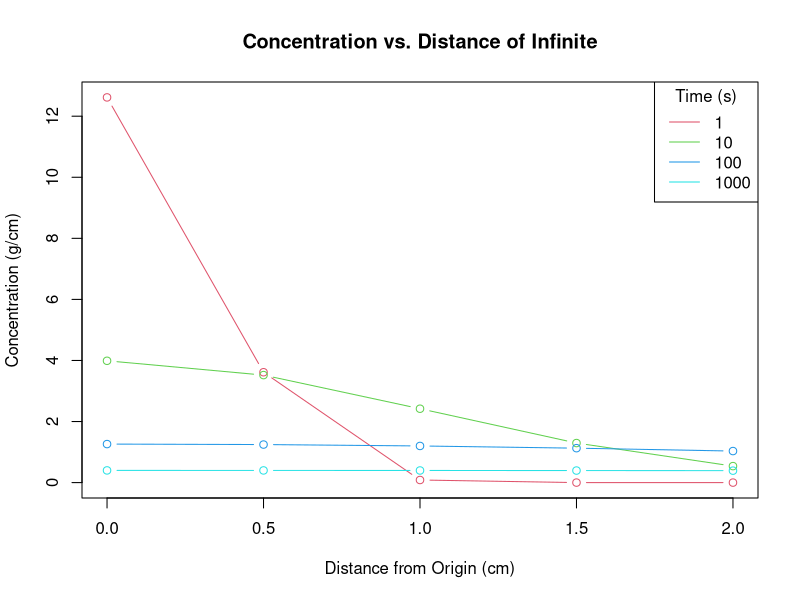
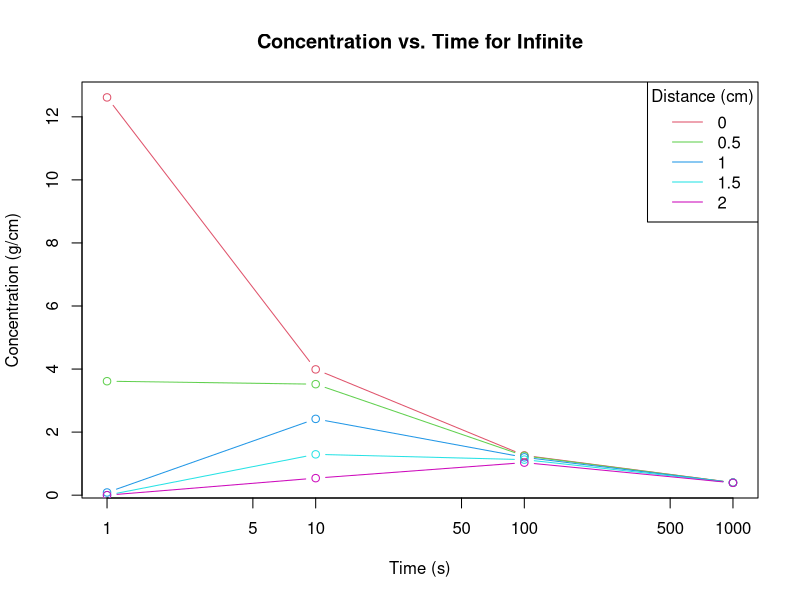
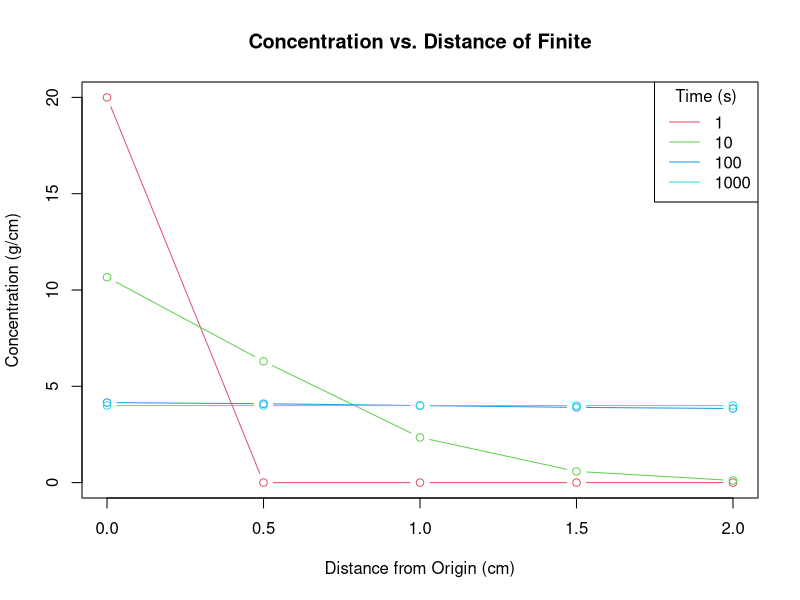
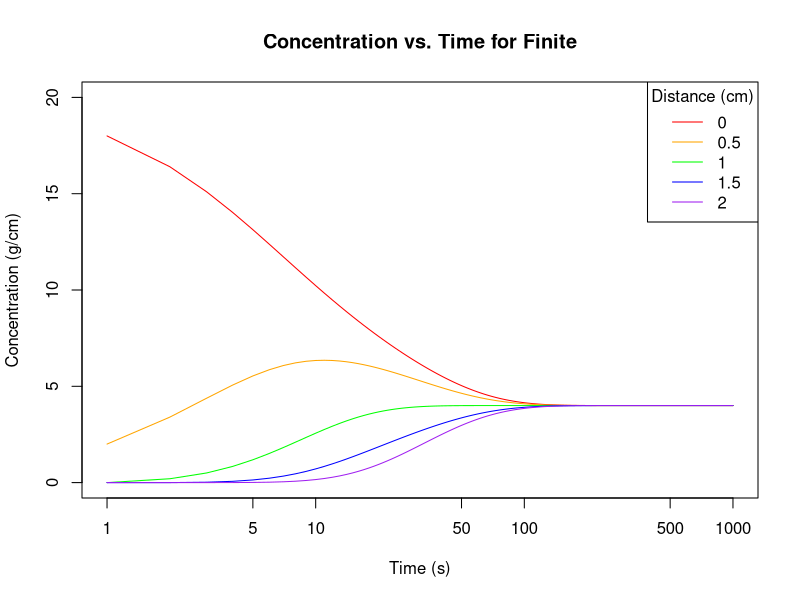
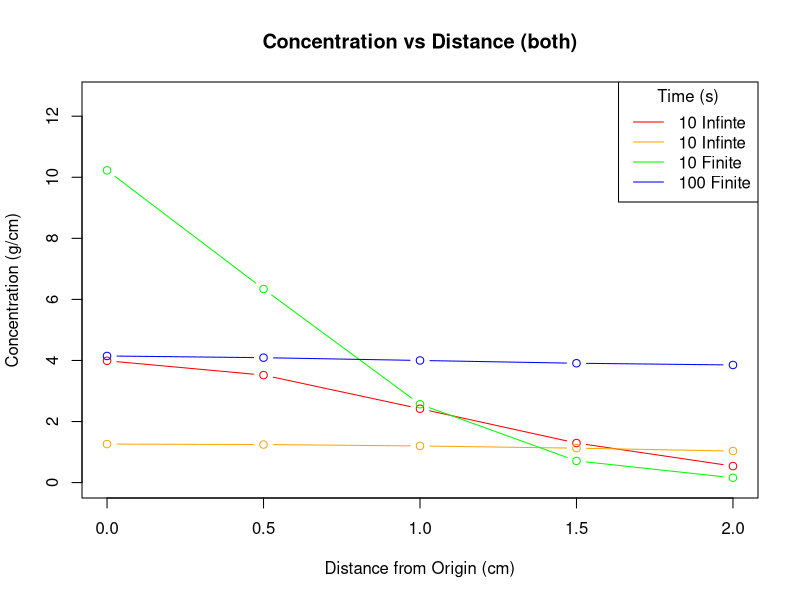
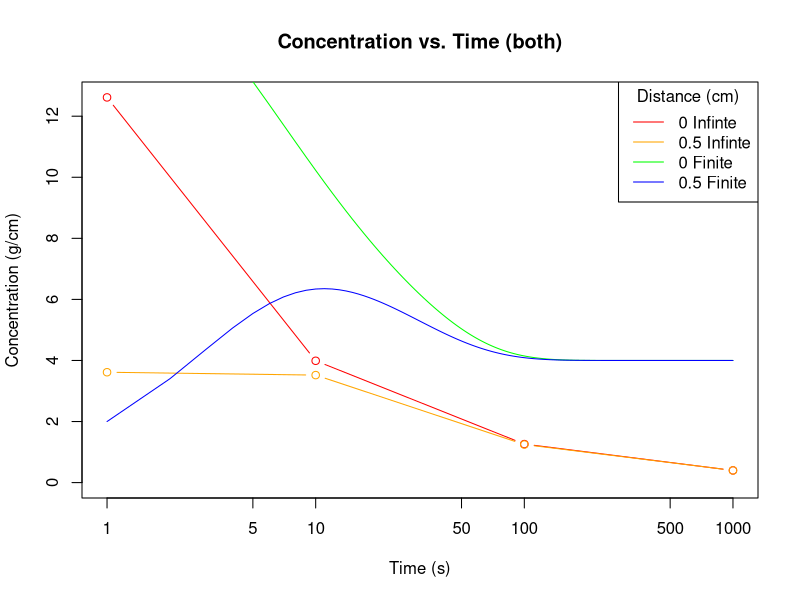

R code for these plots, in order:
## ---- chunk 1
M = 10 
D = 0.05 
## ---- chunk 2
x = seq(0,2,.5)
Time = c(1,10,100,1000) 
C_matrix = matrix(NA,length(x),length(Time)) 
## ---- chunk 3
# Initial Conditions
M = 10
D = 0.05

# Nested for loops that calculate the concentration
# Loops over the x vector for each time spot
# Adds to that spot in the matrix
# x is in the x spot and time is in the y spot
# x is rows and time is columns
for(i_Time in 1:length(Time)){
  for(i_x in 1:length(x)){
    C = (M/sqrt(4*pi*D*Time[i_Time]))*exp(-((x[i_x])^2/(4*D*Time[i_Time])))
    C_matrix[i_x,i_Time] <- C
  }
}
## ---- chunk 4
plot(x = NULL,y = NULL, main = "Concentration vs. Distance of Infinite", ylab = "Concentration (g/cm)", xlab = "Distance from Origin (cm)", ylim = range(C_matrix[,1]), xlim = range(x))

for(time_spot in 1:length(Time)){
  lines(x, C_matrix[,time_spot], type = 'b', col = time_spot+1)
}

# Add legend
legend("topright",title = "Time (s)", legend = Time, col = 2:(length(x)+1), lty = 1)
## ---- chunk 5
plot(x = NULL,y = NULL, main = "Concentration vs. Time for Infinite", ylab = "Concentration (g/cm)", xlab = "Time (s)", ylim = range(C_matrix[1,]), xlim = range(Time), log = 'x')

for(x_spot in 1:length(x)){
  lines(Time, C_matrix[x_spot,], type = 'b', col = x_spot+1)
}

# Add legend
legend("topright",title = "Distance (cm)", legend = x, col = 2:(length(x)+1), lty = 1)
## ---- chunk 6
# Step 1

# Creating the new vectors
dt = 1
dx = 0.5
time_2=seq(0, 1000, dt)
x = seq(0,2,.5) # same x as Part A

# Set up new matrix
C_matrix2 = matrix(0,length(x),length(time_2)+1) # Add an additional column to handle exception

# Initial Conditions
M = 10
D = 0.05

# Step 2

C_matrix2[1,1] = M/dx # grams/cm 

# Step 3

for(i_Time in 1:length(time_2)){
  for(i_x in 1:length(x)){
    if(i_x == 1){ # CASE 1 FLUX (the start of the tube)
      Flux.to.left = 0 # bc you are at the left and moving right
      Flux.from.left = 0  # bc you are at the left and moving right
      Flux.to.right = D*C_matrix2[i_x,i_Time]
      Flux.from.right = D*C_matrix2[i_x+1,i_Time]
    }else if(i_x == length(x)){ # CASE 2 FLUX (the end of the tube)
      Flux.to.left = D*C_matrix2[i_x,i_Time]
      Flux.from.left = D*C_matrix2[i_x-1,i_Time]
      Flux.to.right = 0 # bc you are at the right and no left movement
      Flux.from.right = 0 # bc you are at the right and no left movement
    }else{ # CASE 3 FLUX (in between the extremes)
      Flux.to.left = D*C_matrix2[i_x,i_Time]
      Flux.from.left = D*C_matrix2[i_x-1,i_Time]
      Flux.to.right = D*C_matrix2[i_x,i_Time]
      Flux.from.right = D*C_matrix2[i_x+1,i_Time]
    }
    
    # Update Concentration
    C_matrix2[i_x,i_Time+1] = C_matrix2[i_x,i_Time] +  (Flux.from.left + Flux.from.right)*(dt/dx) - (Flux.to.left + Flux.to.right)*(dt/dx)
  }
}

# Delete Last Column
C_matrix2 = C_matrix2[, -ncol(C_matrix2)]

## ---- chunk 7
plot(x = NULL,y = NULL, main = "Concentration vs. Distance of Finite", ylab = "Concentration (g/cm)", xlab = "Distance from Origin (cm)", ylim = range(C_matrix2[,1]), xlim = range(x))

# Choose time steps
choose_time = c(1,10,100,1000)
colors_graph = c(2,3,4,5)
n = 1

# Draw lines
for(t_spot in choose_time){
  lines(x, C_matrix2[,t_spot], type = 'b', col = colors_graph[n])
  n = n+1
}

# Add legend
legend("topright",title = "Time (s)", legend = choose_time, col = colors_graph, lty = 1)
## ---- chunk 8

colors_graph = c("red","orange","green","blue","purple")
n = 1

plot(time_2, C_matrix2[1,], type = "l", col = colors_graph[n], main = "Concentration vs. Time for Finite", ylab = "Concentration (g/cm)", xlab = "Time (s)", ylim = range(C_matrix2), log = "x")

n = n+1
for(x_spot in 2:length(x)){
  lines(time_2, C_matrix2[x_spot,], type = 'l', col = colors_graph[n])
  n = n+1
}

# Add legend
legend("topright",title = "Distance (cm)", legend = x, col = colors_graph, lty = 1)
## ---- chunk 9
# Concentration vs Distance Graph

plot(x = NULL,y = NULL, main = "Concentration vs Distance (both)", ylab = "Concentration (g/cm)", xlab = "Distance from Origin (cm)", ylim = range(C_matrix), xlim = range(x))
colors_graph = c("red","orange","green","blue", "purple")

# Part A lines
lines(x, C_matrix[,2], type = 'b', col = colors_graph[1])
lines(x, C_matrix[,3], type = 'b', col = colors_graph[2])

# Part B lines
lines(x, C_matrix2[,11], type = 'b', col = colors_graph[3])
lines(x, C_matrix2[,101], type = 'b', col = colors_graph[4])

# Add legend
legend("topright",title = "Time (s)", legend = c(paste(Time[2], "Infinte"), paste(Time[2], "Infinte"), paste(time_2[11], "Finite"), paste(time_2[101], "Finite")), col = colors_graph, lty = 1)

# Concentration vs Plot
plot(Time, C_matrix[1,], main = "Concentration vs. Time (both)", ylab = "Concentration (g/cm)", xlab = "Time (s)", ylim = range(C_matrix), log = "x", type = 'b', col = colors_graph[1])

# Part A lines
lines(Time, C_matrix[2,], type = 'b', col = colors_graph[2])

# Part B lines
lines(time_2, C_matrix2[1,], type = 'l', col = colors_graph[3])
lines(time_2, C_matrix2[2,], type = 'l', col = colors_graph[4])

# Add legend
legend("topright", title = "Distance (cm)", legend = c(paste(x[1], "Infinte"), paste(x[2], "Infinte"), paste(x[1], "Finite"), paste(x[2], "Finite")), col = colors_graph, lty = 1)
